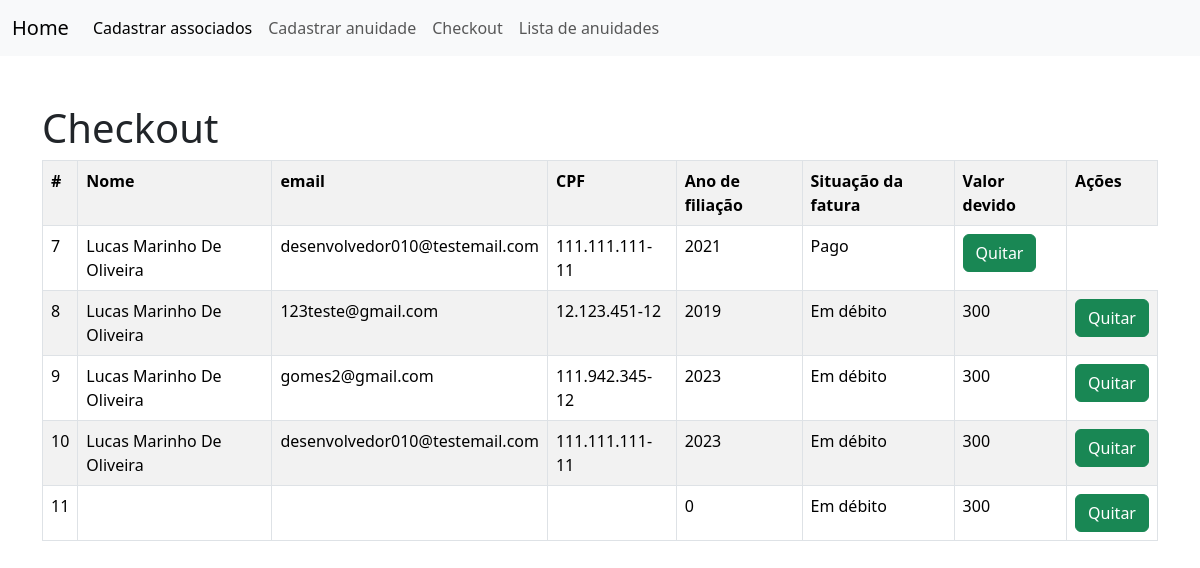
The page /?page=checkout on the database its author committed.
### tables this page shows
CREATE TABLE `associados` (
  `id` int(11) NOT NULL,
  `nome` varchar(45) NOT NULL,
  `email` varchar(255) NOT NULL,
  `cpf` varchar(15) NOT NULL,
  `ano` int(5) NOT NULL,
  `pagamento` tinyint(1) NOT NULL
);

### listar-associados.php (the view)
<h1>Checkout</h1>
<?php
    $sql = "SELECT * FROM associados";
    $res = $conn->query($sql);
    $qtd = $res->num_rows;
    if($qtd > 0){
        print "<table class = 'table table-hover table-striped table-bordered'>";
        print "<tr>";
            print "<th>#</th>";
            print "<th>Nome</th>";
            print "<th>email</th>";
            print "<th>CPF</th>";
            print "<th>Ano de filiação</th>";
            print "<th>Situação da fatura</th>";
            print "<th>Valor devido</th>";
            print "<th>Ações</th>";
            $sql2 = "SELECT * FROM anuidades";
            $res2 = $conn->query($sql2);
            $qtd2 = $res2->num_rows;
            $soma = 0;
        while($row = $res->fetch_object()){
            print "<tr>";
            print "<td>".$row->id."</td>";
            print "<td>".$row->nome."</td>";
            print "<td>".$row->email."</td>";
            print "<td>".$row->cpf."</td>";
            print "<td>".$row->ano."</td>";
            if($row->pagamento == 0){
                print "<td>Em débito</td>";
                if($qtd2 > 0){
                    while($row2 = $res2->fetch_object()){
                        if($row->ano <= $row2->anoref){
                            $soma = $row2->valor+$soma;
                        }
                    }
                    print "<td>".$soma."</td>";
                }
            }else {
                print "<td>Pago</td>";
            }
            print "<td>
                <button onclick=\"location.href='?page=quitar&id=".$row->id."';\" class='btn btn-success'>Quitar
                </button></td></form>";
            print "</tr>";
        }
        print "</table>";
    }else{
        print "<p class='alert alert-danger'>Não encontrou resultado</p>";
    }
?>

### rows shown on the page
associados: id "7", nome "Lucas Marinho De Oliveira", email "desenvolvedor010@testemail.com", cpf "111.111.111-11", ano "2021", pagamento "Pago"
associados: id "8", nome "Lucas Marinho De Oliveira", email "123teste@gmail.com", cpf "12.123.451-12", ano "2019", soma "300"
associados: id "9", nome "Lucas Marinho De Oliveira", email "gomes2@gmail.com", cpf "111.942.345-12", ano "2023", soma "300"
associados: id "10", nome "Lucas Marinho De Oliveira", email "desenvolvedor010@testemail.com", cpf "111.111.111-11", ano "2023", soma "300"
associados: id "11", ano "0", soma "300"
